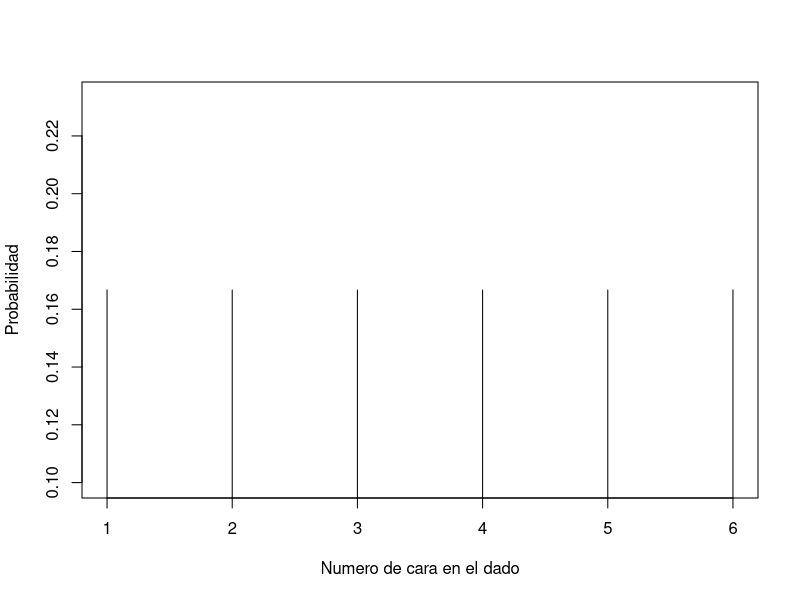
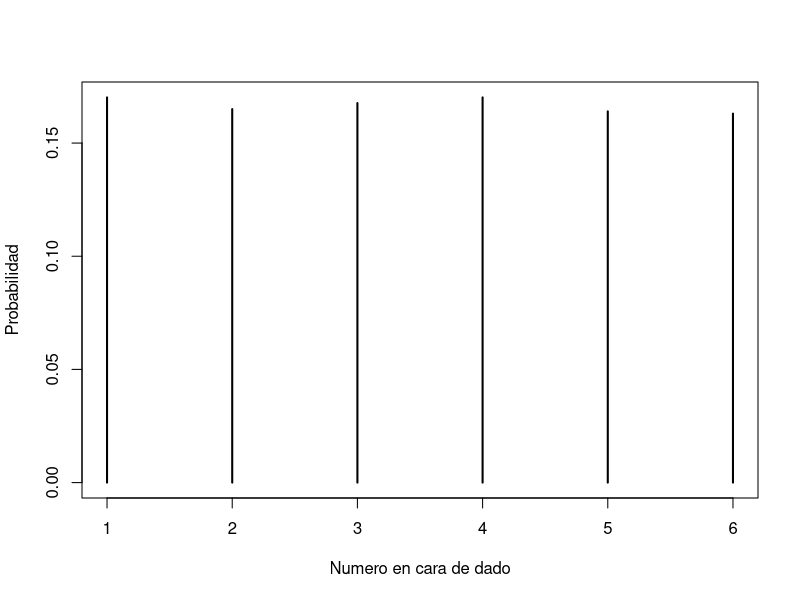
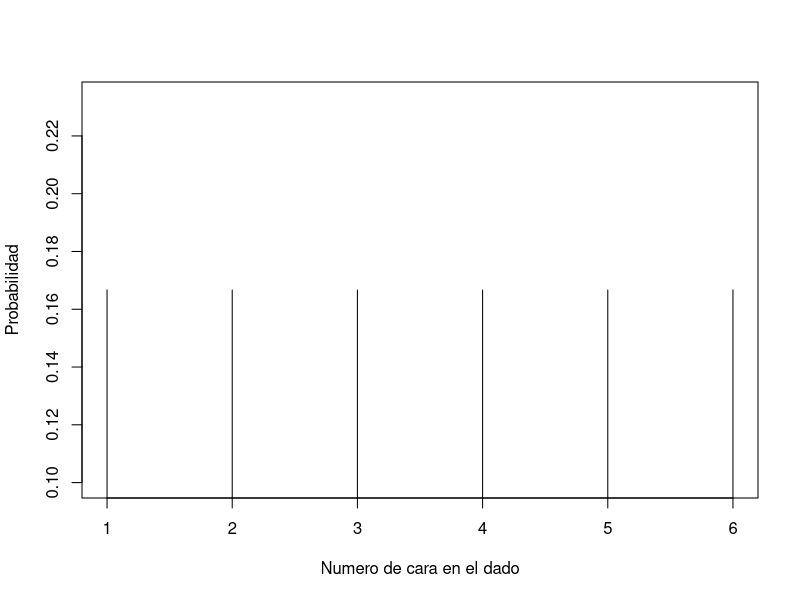

These figures' R source, in order:
## ---- chunk 1
  X <- 1:6;
  probabilidad <-c(1/6, 1/6, 1/6, 1/6, 1/6, 1/6);
  plot(X, probabilidad, xlab ="Numero de cara en el dado",
        ylab = "Probabilidad",  type = "h");
## ---- chunk 2
#Calculemos la esperanza
esperanza <- sum(X*probabilidad)
esperanza
## ---- chunk 3
dado <- sample(c(1:6), 60, replace = TRUE)
mean(dado)
varianza <- sum((dado - mean(dado))**2) / 60
# Aumentamos el numero de simulaciones
dado2 <- sample(c(1:6), 6000, replace = TRUE)
table(dado2)
# Calculamos las probabilidades con las frecuencias relativas
round(table(dado2)/6000, 2)
## ---- chunk 4
#Grafiquemos esas probabilidades
plot(table(dado2)/6000, xlab = "Numero en cara de dado",
     ylab = "Probabilidad", type = "h")

plot(X, probabilidad, xlab ="Numero de cara en el dado",
        ylab = "Probabilidad",  type = "h");
